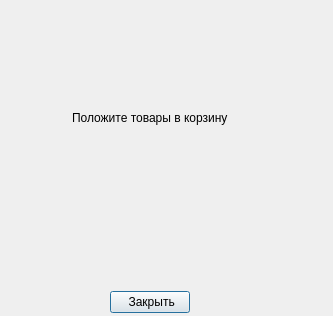
<?xml version="1.0" encoding="UTF-8"?>
<ui version="4.0">
 <class>AddItemsNotification</class>
 <widget class="QDialog" name="AddItemsNotification">
  <property name="geometry">
   <rect>
    <x>0</x>
    <y>0</y>
    <width>333</width>
    <height>316</height>
   </rect>
  </property>
  <property name="windowTitle">
   <string>Ошибка</string>
  </property>
  <widget class="QWidget" name="">
   <property name="geometry">
    <rect>
     <x>20</x>
     <y>12</y>
     <width>261</width>
     <height>301</height>
    </rect>
   </property>
   <layout class="QVBoxLayout" name="verticalLayout" stretch="144,0,233,0">
    <item>
     <spacer name="verticalSpacer_2">
      <property name="orientation">
       <enum>Qt::Vertical</enum>
      </property>
      <property name="sizeHint" stdset="0">
       <size>
        <width>20</width>
        <height>88</height>
       </size>
      </property>
     </spacer>
    </item>
    <item alignment="Qt::AlignHCenter">
     <widget class="QLabel" name="label">
      <property name="sizePolicy">
       <sizepolicy hsizetype="Minimum" vsizetype="Preferred">
        <horstretch>0</horstretch>
        <verstretch>0</verstretch>
       </sizepolicy>
      </property>
      <property name="text">
       <string>Положите товары в корзину</string>
      </property>
     </widget>
    </item>
    <item>
     <spacer name="verticalSpacer">
      <property name="orientation">
       <enum>Qt::Vertical</enum>
      </property>
      <property name="sizeHint" stdset="0">
       <size>
        <width>20</width>
        <height>88</height>
       </size>
      </property>
     </spacer>
    </item>
    <item alignment="Qt::AlignHCenter">
     <widget class="QPushButton" name="pushButton">
      <property name="sizePolicy">
       <sizepolicy hsizetype="Minimum" vsizetype="Fixed">
        <horstretch>0</horstretch>
        <verstretch>0</verstretch>
       </sizepolicy>
      </property>
      <property name="text">
       <string> Закрыть</string>
      </property>
     </widget>
    </item>
   </layout>
  </widget>
 </widget>
 <resources/>
 <connections>
  <connection>
   <sender>pushButton</sender>
   <signal>clicked()</signal>
   <receiver>AddItemsNotification</receiver>
   <slot>close()</slot>
   <hints>
    <hint type="sourcelabel">
     <x>199</x>
     <y>279</y>
    </hint>
    <hint type="destinationlabel">
     <x>199</x>
     <y>149</y>
    </hint>
   </hints>
  </connection>
 </connections>
</ui>
